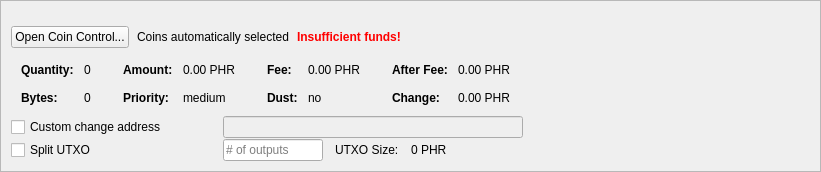
         <widget class="QFrame" name="frameCoinControl">
          <property name="sizePolicy">
           <sizepolicy hsizetype="Expanding" vsizetype="Expanding">
            <horstretch>0</horstretch>
            <verstretch>0</verstretch>
           </sizepolicy>
          </property>
          <property name="maximumSize">
           <size>
            <width>16777215</width>
            <height>16777215</height>
           </size>
          </property>
          <property name="frameShape">
           <enum>QFrame::StyledPanel</enum>
          </property>
          <property name="frameShadow">
           <enum>QFrame::Sunken</enum>
          </property>
          <layout class="QVBoxLayout" name="verticalLayoutCoinControl2">
           <property name="spacing">
            <number>0</number>
           </property>
           <property name="leftMargin">
            <number>0</number>
           </property>
           <property name="topMargin">
            <number>0</number>
           </property>
           <property name="rightMargin">
            <number>0</number>
           </property>
           <property name="bottomMargin">
            <number>0</number>
           </property>
           <item>
            <widget class="QFrame" name="frameCoinControl_BG">
             <layout class="QVBoxLayout" name="verticalLayoutCoinControl" stretch="0,0,0,0,0,0">
              <property name="spacing">
               <number>1</number>
              </property>
              <property name="leftMargin">
               <number>10</number>
              </property>
              <property name="topMargin">
               <number>10</number>
              </property>
              <item>
               <layout class="QHBoxLayout" name="horizontalLayoutCoinControl1">
                <property name="bottomMargin">
                 <number>15</number>
                </property>
                <item>
                 <layout class="QVBoxLayout" name="verticalLayout_3">
                  <property name="spacing">
                   <number>6</number>
                  </property>
                 </layout>
                </item>
               </layout>
              </item>
              <item>
               <layout class="QHBoxLayout" name="horizontalLayoutCoinControl2" stretch="0,0,0,0">
                <property name="spacing">
                 <number>8</number>
                </property>
                <property name="bottomMargin">
                 <number>10</number>
                </property>
                <item>
                 <widget class="QPushButton" name="pushButtonCoinControl">
                  <property name="sizePolicy">
                   <sizepolicy hsizetype="Minimum" vsizetype="Fixed">
                    <horstretch>0</horstretch>
                    <verstretch>0</verstretch>
                   </sizepolicy>
                  </property>
                  <property name="styleSheet">
                   <string notr="true"/>
                  </property>
                  <property name="text">
                   <string>Open Coin Control...</string>
                  </property>
                  <property name="autoDefault">
                   <bool>false</bool>
                  </property>
                 </widget>
                </item>
                <item>
                 <widget class="QLabel" name="labelCoinControlAutomaticallySelected">
                  <property name="text">
                   <string>Coins automatically selected</string>
                  </property>
                  <property name="margin">
                   <number>5</number>
                  </property>
                 </widget>
                </item>
                <item>
                 <widget class="QLabel" name="labelCoinControlInsuffFunds">
                  <property name="font">
                   <font>
                    <weight>75</weight>
                    <bold>true</bold>
                   </font>
                  </property>
                  <property name="styleSheet">
                   <string notr="true">color:red;font-weight:bold;</string>
                  </property>
                  <property name="text">
                   <string>Insufficient funds!</string>
                  </property>
                  <property name="margin">
                   <number>5</number>
                  </property>
                 </widget>
                </item>
                <item>
                 <spacer name="horizontalSpacerCoinControl">
                  <property name="orientation">
                   <enum>Qt::Horizontal</enum>
                  </property>
                  <property name="sizeHint" stdset="0">
                   <size>
                    <width>40</width>
                    <height>1</height>
                   </size>
                  </property>
                 </spacer>
                </item>
               </layout>
              </item>
              <item>
               <widget class="QWidget" name="widgetCoinControl" native="true">
                <property name="sizePolicy">
                 <sizepolicy hsizetype="Preferred" vsizetype="Preferred">
                  <horstretch>0</horstretch>
                  <verstretch>0</verstretch>
                 </sizepolicy>
                </property>
                <property name="minimumSize">
                 <size>
                  <width>0</width>
                  <height>0</height>
                 </size>
                </property>
                <property name="styleSheet">
                 <string notr="true"/>
                </property>
                <layout class="QHBoxLayout" name="horizontalLayoutCoinControl5">
                 <property name="leftMargin">
                  <number>0</number>
                 </property>
                 <property name="topMargin">
                  <number>0</number>
                 </property>
                 <property name="rightMargin">
                  <number>0</number>
                 </property>
                 <property name="bottomMargin">
                  <number>0</number>
                 </property>
                 <item>
                  <layout class="QHBoxLayout" name="horizontalLayoutCoinControl3" stretch="0,0,0,1">
                   <property name="spacing">
                    <number>20</number>
                   </property>
                   <property name="topMargin">
                    <number>0</number>
                   </property>
                   <property name="bottomMargin">
                    <number>10</number>
                   </property>
                   <item>
                    <layout class="QFormLayout" name="formLayoutCoinControl1">
                     <property name="horizontalSpacing">
                      <number>10</number>
                     </property>
                     <property name="verticalSpacing">
                      <number>14</number>
                     </property>
                     <property name="leftMargin">
                      <number>10</number>
                     </property>
                     <property name="topMargin">
                      <number>4</number>
                     </property>
                     <property name="rightMargin">
                      <number>6</number>
                     </property>
                     <item row="0" column="0">
                      <widget class="QLabel" name="labelCoinControlQuantityText">
                       <property name="font">
                        <font>
                         <weight>75</weight>
                         <bold>true</bold>
                        </font>
                       </property>
                       <property name="text">
                        <string>Quantity:</string>
                       </property>
                       <property name="margin">
                        <number>0</number>
                       </property>
                      </widget>
                     </item>
                     <item row="0" column="1">
                      <widget class="QLabel" name="labelCoinControlQuantity">
                       <property name="cursor">
                        <cursorShape>IBeamCursor</cursorShape>
                       </property>
                       <property name="contextMenuPolicy">
                        <enum>Qt::ActionsContextMenu</enum>
                       </property>
                       <property name="text">
                        <string notr="true">0</string>
                       </property>
                       <property name="margin">
                        <number>0</number>
                       </property>
                       <property name="textInteractionFlags">
                        <set>Qt::LinksAccessibleByMouse|Qt::TextSelectableByKeyboard|Qt::TextSelectableByMouse</set>
                       </property>
                      </widget>
                     </item>
                     <item row="1" column="0">
                      <widget class="QLabel" name="labelCoinControlBytesText">
                       <property name="font">
                        <font>
                         <weight>75</weight>
                         <bold>true</bold>
                        </font>
                       </property>
                       <property name="text">
                        <string>Bytes:</string>
                       </property>
                      </widget>
                     </item>
                     <item row="1" column="1">
                      <widget class="QLabel" name="labelCoinControlBytes">
                       <property name="cursor">
                        <cursorShape>IBeamCursor</cursorShape>
                       </property>
                       <property name="contextMenuPolicy">
                        <enum>Qt::ActionsContextMenu</enum>
                       </property>
                       <property name="text">
                        <string notr="true">0</string>
                       </property>
                       <property name="textInteractionFlags">
                        <set>Qt::LinksAccessibleByMouse|Qt::TextSelectableByKeyboard|Qt::TextSelectableByMouse</set>
                       </property>
                      </widget>
                     </item>
                    </layout>
                   </item>
                   <item>
                    <layout class="QFormLayout" name="formLayoutCoinControl2">
                     <property name="horizontalSpacing">
                      <number>10</number>
                     </property>
                     <property name="verticalSpacing">
                      <number>14</number>
                     </property>
                     <property name="leftMargin">
                      <number>6</number>
                     </property>
                     <property name="topMargin">
                      <number>4</number>
                     </property>
                     <property name="rightMargin">
                      <number>6</number>
                     </property>
                     <item row="0" column="0">
                      <widget class="QLabel" name="labelCoinControlAmountText">
                       <property name="font">
                        <font>
                         <weight>75</weight>
                         <bold>true</bold>
                        </font>
                       </property>
                       <property name="text">
                        <string>Amount:</string>
                       </property>
                       <property name="margin">
                        <number>0</number>
                       </property>
                      </widget>
                     </item>
                     <item row="0" column="1">
                      <widget class="QLabel" name="labelCoinControlAmount">
                       <property name="cursor">
                        <cursorShape>IBeamCursor</cursorShape>
                       </property>
                       <property name="contextMenuPolicy">
                        <enum>Qt::ActionsContextMenu</enum>
                       </property>
                       <property name="text">
                        <string notr="true">0.00 PHR</string>
                       </property>
                       <property name="textInteractionFlags">
                        <set>Qt::LinksAccessibleByMouse|Qt::TextSelectableByKeyboard|Qt::TextSelectableByMouse</set>
                       </property>
                      </widget>
                     </item>
                     <item row="1" column="0">
                      <widget class="QLabel" name="labelCoinControlPriorityText">
                       <property name="font">
                        <font>
                         <weight>75</weight>
                         <bold>true</bold>
                        </font>
                       </property>
                       <property name="text">
                        <string>Priority:</string>
                       </property>
                      </widget>
                     </item>
                     <item row="1" column="1">
                      <widget class="QLabel" name="labelCoinControlPriority">
                       <property name="cursor">
                        <cursorShape>IBeamCursor</cursorShape>
                       </property>
                       <property name="contextMenuPolicy">
                        <enum>Qt::ActionsContextMenu</enum>
                       </property>
                       <property name="text">
                        <string>medium</string>
                       </property>
                       <property name="textInteractionFlags">
                        <set>Qt::LinksAccessibleByMouse|Qt::TextSelectableByKeyboard|Qt::TextSelectableByMouse</set>
                       </property>
                      </widget>
                     </item>
                    </layout>
                   </item>
                   <item>
                    <layout class="QFormLayout" name="formLayoutCoinControl3">
                     <property name="horizontalSpacing">
                      <number>10</number>
                     </property>
                     <property name="verticalSpacing">
                      <number>14</number>
                     </property>
                     <property name="leftMargin">
                      <number>6</number>
                     </property>
                     <property name="topMargin">
                      <number>4</number>
                     </property>
                     <property name="rightMargin">
                      <number>6</number>
                     </property>
                     <item row="0" column="0">
                      <widget class="QLabel" name="labelCoinControlFeeText">
                       <property name="font">
                        <font>
                         <weight>75</weight>
                         <bold>true</bold>
                        </font>
                       </property>
                       <property name="text">
                        <string>Fee:</string>
                       </property>
                       <property name="margin">
                        <number>0</number>
                       </property>
                      </widget>
                     </item>
                     <item row="0" column="1">
                      <widget class="QLabel" name="labelCoinControlFee">
                       <property name="cursor">
                        <cursorShape>IBeamCursor</cursorShape>
                       </property>
                       <property name="contextMenuPolicy">
                        <enum>Qt::ActionsContextMenu</enum>
                       </property>
                       <property name="text">
                        <string notr="true">0.00 PHR</string>
                       </property>
                       <property name="textInteractionFlags">
                        <set>Qt::LinksAccessibleByMouse|Qt::TextSelectableByKeyboard|Qt::TextSelectableByMouse</set>
                       </property>
                      </widget>
                     </item>
                     <item row="1" column="0">
                      <widget class="QLabel" name="labelCoinControlLowOutputText">
                       <property name="font">
                        <font>
                         <weight>75</weight>
                         <bold>true</bold>
                        </font>
                       </property>
                       <property name="text">
                        <string>Dust:</string>
                       </property>
                      </widget>
                     </item>
                     <item row="1" column="1">
                      <widget class="QLabel" name="labelCoinControlLowOutput">
                       <property name="cursor">
                        <cursorShape>IBeamCursor</cursorShape>
                       </property>
                       <property name="contextMenuPolicy">
                        <enum>Qt::ActionsContextMenu</enum>
                       </property>
                       <property name="text">
                        <string>no</string>
                       </property>
                       <property name="textInteractionFlags">
                        <set>Qt::LinksAccessibleByMouse|Qt::TextSelectableByKeyboard|Qt::TextSelectableByMouse</set>
                       </property>
                      </widget>
                     </item>
                    </layout>
                   </item>
                   <item>
                    <layout class="QFormLayout" name="formLayoutCoinControl4">
                     <property name="horizontalSpacing">
                      <number>10</number>
                     </property>
                     <property name="verticalSpacing">
                      <number>14</number>
                     </property>
                     <property name="leftMargin">
                      <number>6</number>
                     </property>
                     <property name="topMargin">
                      <number>4</number>
                     </property>
                     <property name="rightMargin">
                      <number>6</number>
                     </property>
                     <item row="0" column="0">
                      <widget class="QLabel" name="labelCoinControlAfterFeeText">
                       <property name="font">
                        <font>
                         <weight>75</weight>
                         <bold>true</bold>
                        </font>
                       </property>
                       <property name="text">
                        <string>After Fee:</string>
                       </property>
                       <property name="margin">
                        <number>0</number>
                       </property>
                      </widget>
                     </item>
                     <item row="0" column="1">
                      <widget class="QLabel" name="labelCoinControlAfterFee">
                       <property name="cursor">
                        <cursorShape>IBeamCursor</cursorShape>
                       </property>
                       <property name="contextMenuPolicy">
                        <enum>Qt::ActionsContextMenu</enum>
                       </property>
                       <property name="text">
                        <string notr="true">0.00 PHR</string>
                       </property>
                       <property name="textInteractionFlags">
                        <set>Qt::LinksAccessibleByMouse|Qt::TextSelectableByKeyboard|Qt::TextSelectableByMouse</set>
                       </property>
                      </widget>
                     </item>
                     <item row="1" column="0">
                      <widget class="QLabel" name="labelCoinControlChangeText">
                       <property name="font">
                        <font>
                         <weight>75</weight>
                         <bold>true</bold>
                        </font>
                       </property>
                       <property name="text">
                        <string>Change:</string>
                       </property>
                      </widget>
                     </item>
                     <item row="1" column="1">
                      <widget class="QLabel" name="labelCoinControlChange">
                       <property name="cursor">
                        <cursorShape>IBeamCursor</cursorShape>
                       </property>
                       <property name="contextMenuPolicy">
                        <enum>Qt::ActionsContextMenu</enum>
                       </property>
                       <property name="text">
                        <string notr="true">0.00 PHR</string>
                       </property>
                       <property name="textInteractionFlags">
                        <set>Qt::LinksAccessibleByMouse|Qt::TextSelectableByKeyboard|Qt::TextSelectableByMouse</set>
                       </property>
                      </widget>
                     </item>
                    </layout>
                   </item>
                  </layout>
                 </item>
                </layout>
               </widget>
              </item>
              <item>
               <layout class="QHBoxLayout" name="horizontalLayoutCoinControl4">
                <property name="spacing">
                 <number>12</number>
                </property>
                <property name="sizeConstraint">
                 <enum>QLayout::SetDefaultConstraint</enum>
                </property>
                <property name="topMargin">
                 <number>0</number>
                </property>
                <property name="rightMargin">
                 <number>0</number>
                </property>
                <item>
                 <widget class="QCheckBox" name="checkBoxCoinControlChange">
                  <property name="sizePolicy">
                   <sizepolicy hsizetype="Preferred" vsizetype="Preferred">
                    <horstretch>0</horstretch>
                    <verstretch>0</verstretch>
                   </sizepolicy>
                  </property>
                  <property name="minimumSize">
                   <size>
                    <width>200</width>
                    <height>0</height>
                   </size>
                  </property>
                  <property name="maximumSize">
                   <size>
                    <width>200</width>
                    <height>16777215</height>
                   </size>
                  </property>
                  <property name="toolTip">
                   <string>If this is activated, but the change address is empty or invalid, change will be sent to a newly generated address.</string>
                  </property>
                  <property name="text">
                   <string>Custom change address</string>
                  </property>
                 </widget>
                </item>
                <item>
                 <widget class="QValidatedLineEdit" name="lineEditCoinControlChange">
                  <property name="enabled">
                   <bool>false</bool>
                  </property>
                  <property name="sizePolicy">
                   <sizepolicy hsizetype="Preferred" vsizetype="Preferred">
                    <horstretch>0</horstretch>
                    <verstretch>0</verstretch>
                   </sizepolicy>
                  </property>
                  <property name="minimumSize">
                   <size>
                    <width>300</width>
                    <height>0</height>
                   </size>
                  </property>
                 </widget>
                </item>
                <item>
                 <widget class="QLabel" name="labelCoinControlChangeLabel">
                  <property name="sizePolicy">
                   <sizepolicy hsizetype="Preferred" vsizetype="Preferred">
                    <horstretch>0</horstretch>
                    <verstretch>0</verstretch>
                   </sizepolicy>
                  </property>
                  <property name="minimumSize">
                   <size>
                    <width>100</width>
                    <height>0</height>
                   </size>
                  </property>
                  <property name="text">
                   <string/>
                  </property>
                  <property name="margin">
                   <number>3</number>
                  </property>
                 </widget>
                </item>
               </layout>
              </item>
              <item>
               <layout class="QHBoxLayout" name="horizontalLayoutCoinControl6">
                <property name="spacing">
                 <number>12</number>
                </property>
                <property name="rightMargin">
                 <number>0</number>
                </property>
                <item>
                 <widget class="QCheckBox" name="splitBlockCheckBox">
                  <property name="sizePolicy">
                   <sizepolicy hsizetype="Preferred" vsizetype="Preferred">
                    <horstretch>0</horstretch>
                    <verstretch>0</verstretch>
                   </sizepolicy>
                  </property>
                  <property name="minimumSize">
                   <size>
                    <width>200</width>
                    <height>0</height>
                   </size>
                  </property>
                  <property name="maximumSize">
                   <size>
                    <width>200</width>
                    <height>16777215</height>
                   </size>
                  </property>
                  <property name="text">
                   <string>Split UTXO</string>
                  </property>
                 </widget>
                </item>
                <item>
                 <widget class="QLineEdit" name="splitBlockLineEdit">
                  <property name="sizePolicy">
                   <sizepolicy hsizetype="Preferred" vsizetype="Preferred">
                    <horstretch>50</horstretch>
                    <verstretch>0</verstretch>
                   </sizepolicy>
                  </property>
                  <property name="minimumSize">
                   <size>
                    <width>100</width>
                    <height>0</height>
                   </size>
                  </property>
                  <property name="maximumSize">
                   <size>
                    <width>100</width>
                    <height>16777215</height>
                   </size>
                  </property>
                  <property name="placeholderText">
                   <string># of outputs</string>
                  </property>
                 </widget>
                </item>
                <item>
                 <widget class="QLabel" name="labelBlockSizeText">
                  <property name="text">
                   <string>UTXO Size:</string>
                  </property>
                 </widget>
                </item>
                <item>
                 <widget class="QLabel" name="labelBlockSize">
                  <property name="text">
                   <string>0 PHR</string>
                  </property>
                 </widget>
                </item>
                <item>
                 <spacer name="horizontalSpacer_7">
                  <property name="orientation">
                   <enum>Qt::Horizontal</enum>
                  </property>
                  <property name="sizeHint" stdset="0">
                   <size>
                    <width>40</width>
                    <height>20</height>
                   </size>
                  </property>
                 </spacer>
                </item>
               </layout>
              </item>
              <item>
               <spacer name="verticalSpacerCoinControl">
                <property name="orientation">
                 <enum>Qt::Vertical</enum>
                </property>
                <property name="sizeHint" stdset="0">
                 <size>
                  <width>800</width>
                  <height>1</height>
                 </size>
                </property>
               </spacer>
              </item>
             </layout>
            </widget>
           </item>
          </layout>
         </widget>
